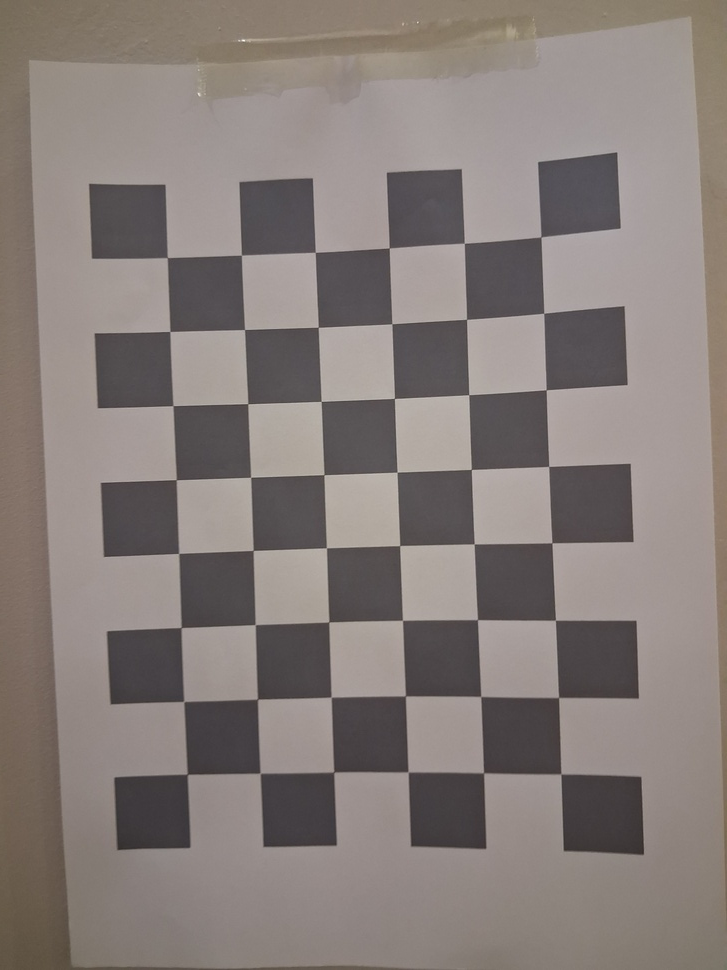
#> input picture data/calibration/20260402_200050.jpg, 727 x 970 px, shrunk from 3060 x 4080 before the run
$ python main.py
#> lines starting #> are read from the running program, lines starting #| are printed output that depends on the picture; after the words box and inside, x2 and y2 are one past the last pixel; in counts of white or black regions, pixels touching at a corner belong together; long printed decimals are rounded
### src/calibration.py
import numpy as np
import cv2 as cv
import glob
import os

output_folder = '../output/corners_detection'

if not os.path.exists(output_folder):
    os.makedirs(output_folder)


square_size = 25  # Taille du carré en mm
pattern_size = (8, 6)

# termination criteria
criteria = (cv.TERM_CRITERIA_EPS + cv.TERM_CRITERIA_MAX_ITER, 30, 0.001)

# Préparation des points objets (0,0,0), (25,0,0), (50,0,0) ..., (175,125,0)
objp = np.zeros((pattern_size[0] * pattern_size[1], 3), np.float32)
objp[:, :2] = np.mgrid[0:pattern_size[0], 0:pattern_size[1]].T.reshape(-1, 2)
objp *= square_size

# Arrays to store object points and image points from all the images.
objpoints = [] # 3d point in real world space
imgpoints = [] # 2d points in image plane.

images = glob.glob('./data/calibration/*.jpg')
print(len(images))
# Avant la boucle for
cv.namedWindow('img', cv.WINDOW_NORMAL)
cv.resizeWindow('img', 1000, 800)
image_size = None

for fname in images:
    img = cv.imread(fname)
#> img is the input picture: shape (970, 727, 3); mean B, G, R 121.3, 125, 134.2
    if img is None:
        print(f"Impossible de lire : {fname}")
        continue

    gray = cv.cvtColor(img, cv.COLOR_BGR2GRAY)

    if image_size is None:
        image_size = gray.shape[::-1]
#> image_size = (727, 970)
        # print(f'image size : {image_size}')


    # Find the chess board corners
    ret, corners = cv.findChessboardCorners(gray, pattern_size, None)
#> ret = True; corners = 48 rows, first 8: [540.9, 236.9], [543.7, 313.3], [546.1, 389.9], [548.7, 466.4], [551.9, 542.8], [555.3, 620.3], [558.6, 697.4], [560.9, 773.9]

    # If found, add object points, image points (after refining them)
    if ret == True:
        objpoints.append(objp)

        corners2 = cv.cornerSubPix(gray,corners, (11,11), (-1,-1), criteria)
#> corners2 = 48 rows, first 8: [540.9, 236.9], [543.7, 313.3], [546.2, 389.8], [548.7, 466.5], [551.9, 542.8], [555.4, 620.3], [558.6, 697.5], [560.9, 774]
        imgpoints.append(corners2)
        # Draw and display the corners
        cv.drawChessboardCorners(img, pattern_size, corners2, ret)
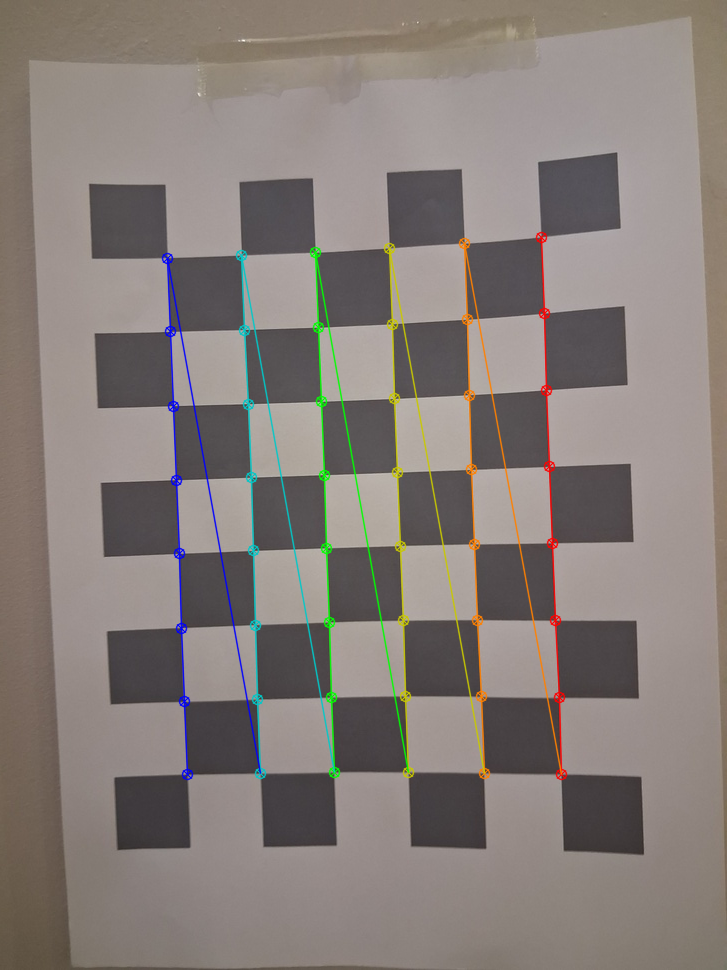
#> img: shape (970, 727, 3); 3% of pixels changed, all inside (x1, y1, x2, y2) = (161, 231, 568, 781)
        # --- SAVE at corner_detection ---
        base_name = os.path.basename(fname)
        save_path = os.path.join("./output/corners_detection", "drawchessboard_" + base_name)

        cv.imwrite(save_path, img) # Sauvegarde l'image avec les dessins
        # ----------------------------------
        cv.imshow('img', img)
        cv.waitKey(500)
    else:
        # Si la détection échoue, on affiche le nom du fichier pour débugger
        print(f"Échec de détection pour : {fname}")
#> pass 2 of the loop `for fname in images:`:
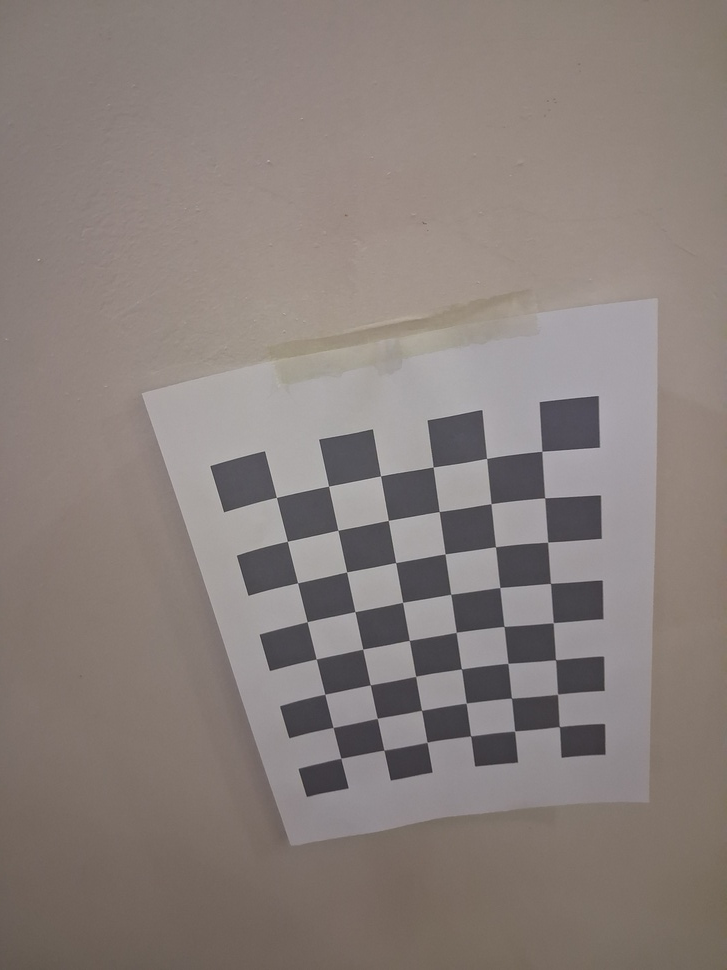
#> input picture data/calibration/20260402_200055.jpg, 727 x 970 px, shrunk from 3060 x 4080 before the run
#> img is the input picture: shape (970, 727, 3); mean B, G, R 122.8, 127, 137
#> corners = 48 rows, first 8: [541.8, 451.4], [544.6, 497.7], [547.6, 542.3], [550.5, 583.4], [553.3, 622.7], [555.6, 659.8], [557.6, 694.3], [559.4, 726.7]
#> corners2 = 48 rows, first 8: [541.8, 451.3], [544.7, 497.8], [547.6, 542.2], [550.5, 583.4], [553.3, 622.7], [555.5, 659.7], [557.5, 694.3], [559.3, 726.6]
#> `cv.drawChessboardCorners(img, pattern_size, corners2, ret)`:
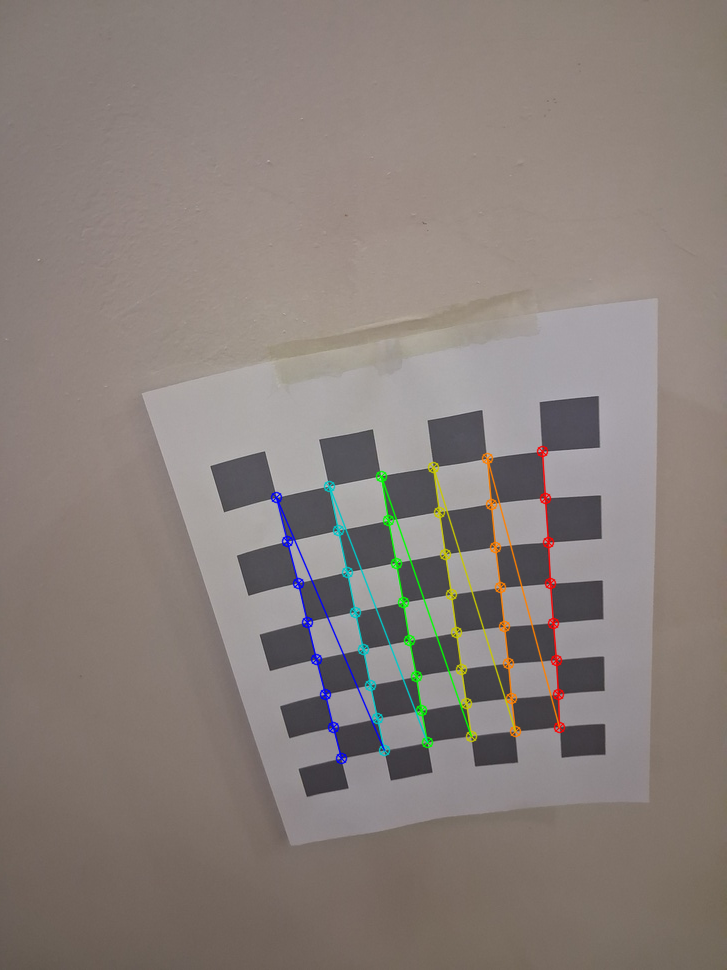
#> img: shape (970, 727, 3); 1.8% of pixels changed, all inside (x1, y1, x2, y2) = (270, 445, 566, 765)
#> pass 3 of the loop `for fname in images:`:
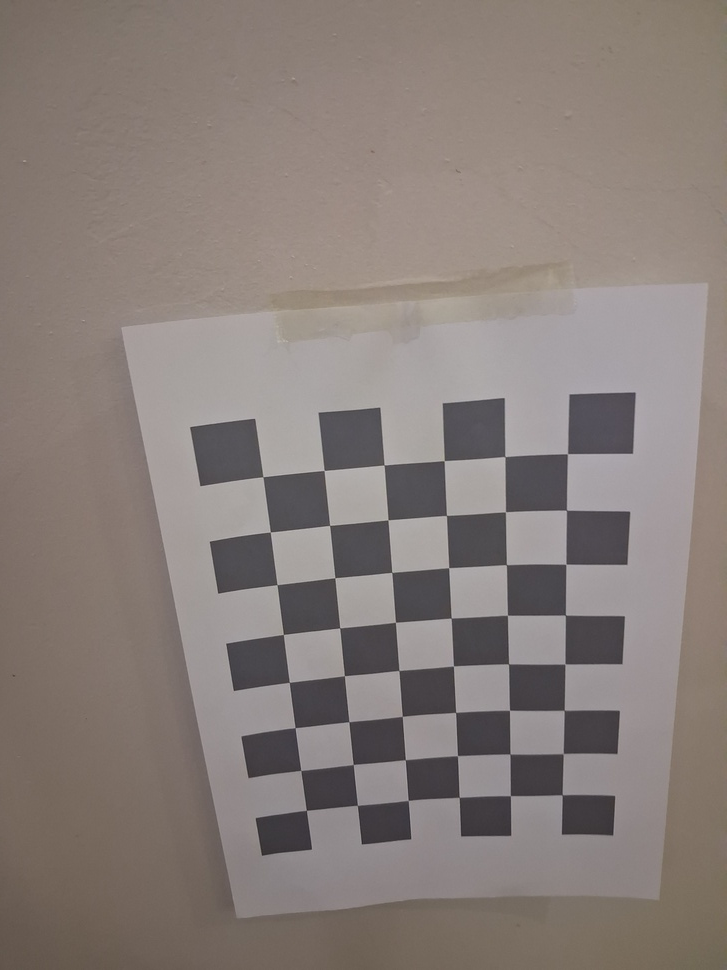
#> input picture data/calibration/20260402_200056.jpg, 727 x 970 px, shrunk from 3060 x 4080 before the run
#> img is the input picture: shape (970, 727, 3); mean B, G, R 121.3, 125.8, 135.8
#> corners = 48 rows, first 8: [567.4, 453.7], [566.5, 510.3], [565.8, 564.3], [565.4, 615.1], [564.9, 663.8], [564, 710.1], [563.2, 753.5], [562, 794.8]
#> corners2 = 48 rows, first 8: [567.5, 453.7], [566.5, 510.2], [565.8, 564.2], [565.4, 615.1], [564.9, 664], [564.2, 710.4], [563.2, 753.6], [562.2, 794.7]
#> `cv.drawChessboardCorners(img, pattern_size, corners2, ret)`:
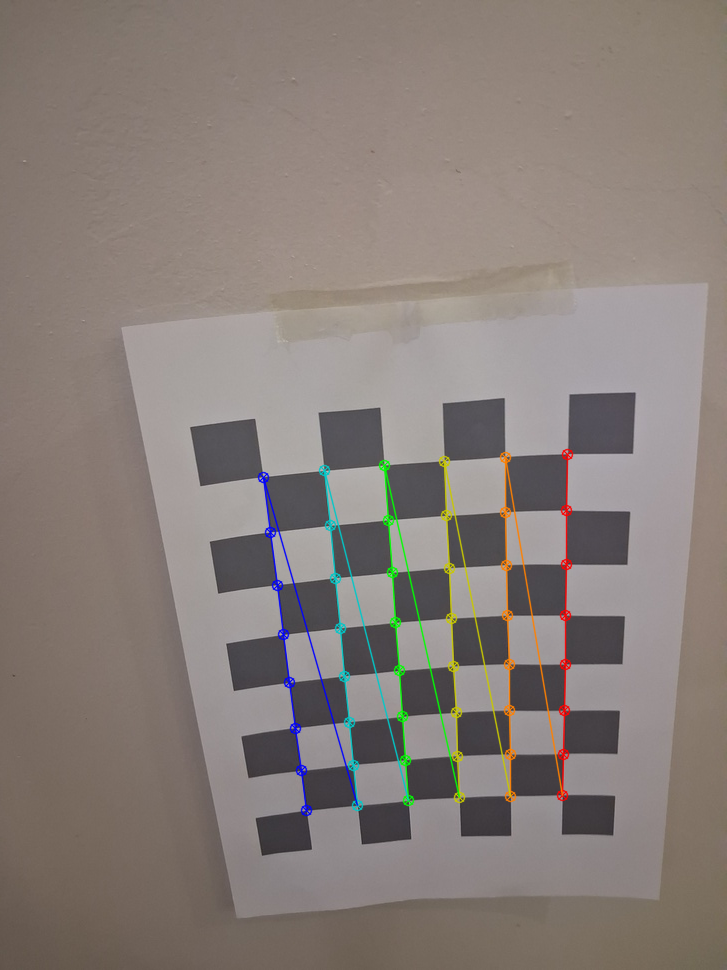
#> img: shape (970, 727, 3); 2.12% of pixels changed, all inside (x1, y1, x2, y2) = (257, 448, 574, 817)

cv.destroyAllWindows()

# Clibration

ret, mtx, dist, rvecs, tvecs = cv.calibrateCamera(objpoints, imgpoints, image_size, None, None)
#> ret = 1.34; mtx = [[634.7, 0, 377.4], [0, 634.3, 470.5], [0, 0, 1]]; dist = [[0.505, -2.23, 0.0209, 0.00286, 3.45]]; rvecs = ([0.0902, -0.000101, 1.54], [0.362, -0.395, 1.37], [0.281, -0.299, 1.48]); tvecs = ([53.7, -76.18, 211.1], [75.42, -9.39, 297.8], [77.39, -7.34, 265.1])


if ret:
    print("Calibration réussie !")
    print("Matrice Intrinsèque (K) :\n", mtx)
#| Matrice Intrinsèque (K) :
#|  [[634.740   0.         377.421 ]
#|  [  0.         634.280 470.471]
#|  [  0.           0.           1.        ]]
    print("Distorsion : \n",dist)
#| Distorsion :
#|  [[ 5.04978738e-01 -2.22846766e+00  2.09098338e-02  2.86187816e-03
#|    3.45004442e+00]]
    # 4. Sauvegarde des paramètres pour la suite du projet
    cv_file = cv.FileStorage("../calibration_results/camera_params.xml", cv.FileStorage_WRITE)
    cv_file.write("K", mtx)
    cv_file.write("D", dist)
    cv_file.release()
    print("Paramètres sauvegardés dans camera_params.xml")

### src/main.py
"""
main.py
-------
Main entry point for the StereoVision-Box3D pipeline.

Pipeline
--------
1. Calibration  – compute intrinsic camera parameters from checkerboard
                  images and save them to calibration_results/camera_params.xml.
                  If the file already exists the calibration step is skipped.
2. Features     – detect SIFT keypoints and match them between the left and
                  right scene images.
3. Triangulation– recover the stereo camera pose and triangulate 3-D points;
                  export the point cloud as output/reconstruction/cloud.ply
                  and output/reconstruction/cloud.txt.

Usage
-----
    python main.py [--recalibrate]

Options
-------
    --recalibrate   Force re-running calibration even if camera_params.xml exists.
"""

import argparse
import os
import sys

# ---------------------------------------------------------------------------
# Ensure the src/ directory is on the Python path so that relative imports
# work regardless of the working directory from which main.py is called.
# ---------------------------------------------------------------------------
_SRC_DIR = os.path.dirname(os.path.abspath(__file__))
if _SRC_DIR not in sys.path:
    sys.path.insert(0, _SRC_DIR)

#> (the run stopped early here; a loop or call above may not have finished)
